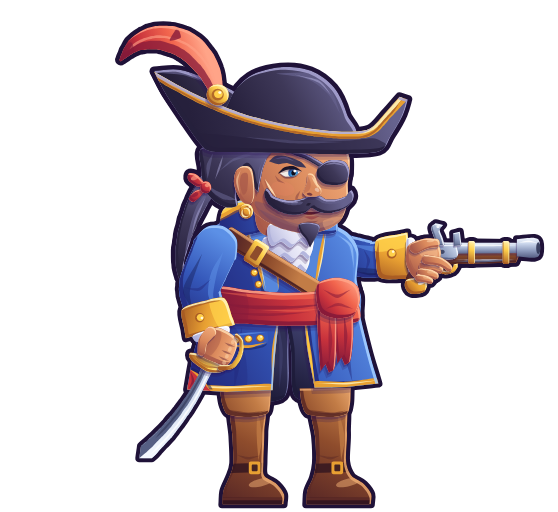

Write the Python code that produced this figure.
# Barzul (demons-3, eau, tireur, général du clan de l'eau) redessiné en VECTORIEL lisse, dans le style moderne de
# l'interface (même outil, même trait, même échelle que Kael : ../kael/kael.py, ../atelier.py).
#
#   python3 refonte-graphique/ui-moderne/heros/barzul/barzul.py      # → barzul.svg + images 512 et 160 px de haut
#
# Même personnage que le pixel art (refonte-graphique/pixel/hd/barzul.txt) : le capitaine pirate, sec, fanfaron et
# dangereux. Trois quarts vers la droite, campé sur la jambe proche bien verticale, la jambe lointaine posée un peu en
# avant. Long manteau bleu de capitaine qui s'évase en basques jusqu'aux genoux (ouvert sous l'écharpe : on voit la
# culotte sombre), liseré d'or au bas et le long des bords, coin de basque retourné sur la doublure rouge, rabat de
# poche à boutons d'or ; col montant à liseré d'or, jabot blanc en trois volants, revers bordés d'or, baudrier de cuir
# en une diagonale (épaule proche → hanche lointaine) à boucle d'or, écharpe rouge nouée sur la hanche lointaine (deux
# pans qui pendent), hautes bottes à revers (sangle et boucle d'or à la cheville).
# Bras lointain tendu vers l'ennemi à hauteur d'épaule, grand revers de manche d'or, dentelle au poignet, la main serre
# la crosse du long pistolet à silex (pouce par-dessus, index dans le pontet) ; bras proche qui pend, le poing fermé
# sur la poignée du sabre d'abordage (coquille et branche de garde d'or devant les phalanges), lame courbe pointée vers
# le bas et vers l'arrière.
# Tête : visage buriné, mâchoire carrée et ombre de barbe, gros nez busqué qui dépasse du profil, œil proche bleu de mer
# sous un sourcil épais froncé, bandeau de cuir noir sur l'œil lointain (l'arête du nez passe devant son coin bas, la
# lanière traverse le front en biais jusque sous le chapeau), grosse moustache noire en guidon aux pointes relevées,
# rictus qui montre les dents, barbiche, balafre claire sur la joue, anneau d'or à l'oreille, cheveux noirs noués en
# queue de cheval par un ruban rouge. Tricorne noir à galon d'or (coin arrière relevé, pointe de devant au-dessus du
# nez), cocarde d'or et grande plume rouge qui part en arrière.
# Coordonnées = pixels du dessin pixel art (le sol est y = 116, les pieds en (64, 116)), pour se poser au même endroit
# dans le jeu. Une seule lumière, en haut à droite ; un seul contour (atelier.py).
import math
import os
import subprocess
import sys

HERE = os.path.dirname(os.path.abspath(__file__))
sys.path.insert(0, HERE)
sys.path.insert(0, os.path.join(HERE, '..'))
from atelier import Mat, sm, limb, ribbon, xf, ellipse, rpoly, mchain, mT, mR, mS, mskx, mapp  # noqa: E402
from lib import Shape  # noqa: E402
from visage import placer  # noqa: E402
from outils import (rot, unit, add, sub, lerp, norm, ang_of, ik, arm_shape, crpath, taper, curve_band, under,  # noqa: E402
                    almond_pt, inter, FigN)

ROOT = os.path.abspath(os.path.join(HERE, '..', '..', '..', '..'))
ID_JEU = 'demons-3'

# ---------- matières (tons du pixel art, passés à la gamme de l'interface : lumières chaudes, ombres violettes) ----------
COAT = Mat('#a2ccff', '#5c90e6', '#3558ba', '#232c80', '#151a4e', glint='#e8f4ff')
GOLD = Mat('#fff6c0', '#ffd04a', '#e8a032', '#a65a24', '#5c2418', glint='#fffbe8')
BLACK = Mat('#aaa6d6', '#66628e', '#3e3858', '#26203c', '#151024', glint='#e4e2f6')
SKIN = Mat('#ffdcb2', '#f4ae7c', '#da895c', '#a85a4a', '#6a2e3c')
RED = Mat('#ffa488', '#f2664e', '#c8323c', '#861a3a', '#4c0c28')
LEATHER = Mat('#eaa870', '#c27c46', '#8e4c2c', '#5c2a26', '#341620')
SHIRT = Mat('#ffffff', '#f8f8ff', '#e2e2f4', '#aeb0da', '#6e6ea2')
STEEL = Mat('#f4f8ff', '#cad6ec', '#8e9cbe', '#565f84', '#2e3454', glint='#ffffff')
WOOD = Mat('#dc9462', '#aa663e', '#7e4428', '#522624', '#331620')
BREECH = Mat('#7a7aae', '#4a4c7e', '#303056', '#1e1c3a', '#120f24')
LIPS = ('#5a1626', '#8e3440')
STUBBLE = '#4c3e78'

GRD = 116          # le sol
FEET = (64, 116)   # le point « pieds » du pixel art (sol: 64 116)
# la boîte de l'image (x0, y0, largeur, hauteur) en pixels du dessin
FRAME = (-4, -4, 133, 122)
H0 = (64.5, 49.5)  # le pivot de la tête (agrandie ×1,1 : proportions stylisées, comme Kael)
# la boîte de la face (ovale du visage sans cheveux ni oreille, le haut sous le chapeau) : visage.placer() y donne les
# places de l'œil, du bandeau (l'œil du fond), du nez, de la bouche et du menton (méthode commune, avis du 26/11)
FACE_BOX = (55.0, 25.2, 78.0, 51.4)
FACE = placer(FACE_BOX)
TIE = (46.8, 41.4)  # le nœud de la queue de cheval, à l'arrière du crâne

# ---------- le squelette (animation) ----------
# Une pose = ces réglages ; REST est la pose du dessin. Tout est en pixels du dessin et en degrés (y vers le bas).
#   breath : souffle 0..1 (buste et épaules montent, la tête suit) ; lean : il tangue (+ vers l'avant, comme sur le pont
#   d'un navire : le haut du corps glisse, les bottes restent à plat) ; head / tilt : la tête ; pl : la plume se
#   balance ; q : la queue de cheval ; cl : les basques et les pans de l'écharpe ; bl : la lame qui pend ;
#   blink : œil fermé ; sq : il plisse l'œil (il vise) ; cri : bouche ouverte (« Feu ! », il rit) ;
#   aim : le bras tendu tourne autour de l'épaule (− = il monte) ; back : la main recule (recul) ; ptilt : le
#   pistolet tourne dans la main (− = le canon monte) ; spin : le pistolet tourne autour de l'index (degrés) ;
#   fired : le chien est abattu (0..1) ; open : la main lâche la crosse (seul l'index la tient) ;
#   nw : le poignet proche (point dans le repère du haut du corps) ; sang : où pointe la lame ; nbend : le coude ;
#   sg : de quel côté la lame se courbe (+1 au repos ; −1 sabre levé : le dos vers l'arrière, le fil vers l'ennemi) ;
#   glint : un éclat court le long de la lame (0..1).
SF0 = (76.0, 56.2)         # l'épaule lointaine
WF0 = (92.8, 57.2)         # le poignet lointain
G0 = (97.4, 58.0)          # la main sur la crosse (le pistolet tourne dans la main autour de ce point)
PV = (102.2, 59.8)         # l'index dans le pontet (le pistolet tourne autour quand il le fait tourner)
S0 = (47.4, 55.0)          # l'épaule proche
LU, LF = 10.4, 10.2        # bras proche : bras, avant-bras (jusqu'au poignet)
NW0 = (46.0, 74.4)         # le poignet proche, au repos
SANG0 = 113.0              # la lame part vers le bas, un peu en arrière
FIST_D = 5.0               # du poignet au milieu du poing (le long de l'avant-bras)

REST = dict(breath=0.0, lean=0.0, head=(0.0, 0.0), tilt=0.0, pl=0.0, q=0.0, cl=0.0, bl=0.0, blink=0.0, sq=0.0,
            cri=0.0, aim=0.0, back=0.0, ptilt=0.0, spin=0.0, fired=0.0, open=0.0, nw=NW0, sang=SANG0, nbend=1.0,
            glint=0.0, sg=1)


def P_(o, u, v):
    """Un repère local (origine o, axe u, axe v) → une fonction (x, y) → point du dessin."""
    return lambda x, y: (o[0] + u[0] * x + v[0] * y, o[1] + u[1] * x + v[1] * y)


# ======================================================================== le dessin

def build(ow=0.95, pose=None, fx=None, frame=FRAME):
    P = dict(REST, **(pose or {}))
    fig = FigN(*frame, ow=ow)
    br = P['breath']
    ln = P['lean']
    U = mchain(mT(0.9 * ln, 0), mR(0.5 * ln, 64, 92))                       # le haut du corps (depuis les hanches)
    UC = mchain(U, mT(0, -0.55 * br))                                       # ce qui monte avec le souffle
    TOR = mchain(U, mS(1, 1 + 0.012 * br, 64, 72))
    HEAD = mchain(UC, mT(*P['head']), mR(P['tilt'], 64, 46), mS(1.1, 1.1, *H0))
    LEG = mskx(-0.0375 * ln, GRD)                                           # les bottes suivent le tangage
    SK = mchain(U, mskx(0.055 * P['cl'], 66))                               # les basques se balancent

    # ---- la queue de cheval (derrière tout) ----
    pony = ponytail(fig, P)
    fig.pose(pony, mchain(HEAD, mR(4.0 * P['q'], *TIE)))

    # ---- le bras lointain tendu, le pistolet, la main ----
    HM = mchain(UC, mT(-P['back'], 0.0), mR(P['aim'], *SF0))
    HM2 = mchain(HM, mR(P['ptilt'], *G0))
    PM = mchain(HM2, mR(P['spin'], *PV))
    SF = mapp(UC, SF0)
    WF = mapp(HM2, WF0)
    far_names = far_arm(fig, P, SF, WF)
    pist = pistol(fig, P)
    fig.pose(pist, PM)
    hnd = far_hand(fig, P, pist)
    fig.pose(hnd, HM2)

    # ---- les jambes : culotte (dans l'ouverture du manteau), bottes à revers ----
    legs = boots(fig, P)
    fig.pose(legs, LEG)

    # ---- les basques du manteau, puis le buste ----
    skirt(fig, P, legs)
    fig.pose(['skirt'], SK)
    torso(fig, P)
    fig.pose(['torso'], TOR)
    up = chest(fig, P)
    fig.pose(up, UC)
    sash_n = sash(fig, P)
    fig.pose(sash_n, U)
    for nm, piv in (('tailB', (77.6, 69.6)), ('tailA', (74.0, 69.8))):
        fig.pose([nm], mchain(U, mR(-3.0 * P['cl'], *piv)))

    # ---- la tête ----
    head_names = head(fig, P)
    fig.pose(head_names, HEAD)
    _reorder(fig, ['nose'], before='goatee')                                # le bout du nez passe devant la moustache
    plume_names = plume(fig, P)
    fig.pose(plume_names, mchain(HEAD, mR(3.5 * P['pl'], 49.4, 21.6)))
    hat_names = hat(fig, P)
    fig.pose(hat_names, HEAD)
    # (la plume passe derrière le chapeau : on la remet à sa place dans la pile, juste avant lui)
    _reorder(fig, plume_names, before=hat_names[1])

    # ---- le bras proche (devant tout : quand il lève le sabre, la lame passe devant le chapeau) ----
    S = mapp(UC, S0)
    W = mapp(U, P['nw'])
    E = ik(S, W, LU, LF, P['nbend'])
    near = near_arm(fig, P, S, E, W)

    fig.ctx = dict(P=P, U=U, UC=UC, HEAD=HEAD, HM2=HM2, PM=PM,
                   muzzle=mapp(PM, (124.4, 55.0)), muzzle_dir=_dir(PM, (1, 0)), pan=mapp(PM, (104.6, 53.2)),
                   pivot=mapp(PM, PV), head=mapp(HEAD, (66, 38)), mouth=mapp(HEAD, (72.6, 47.4)),
                   chest=mapp(TOR, (64, 60)), hand=W, tip=near['tip'], fist=near['G'], sang=near['ang'])
    if fx:
        for f_ in fx:
            f_(fig, fig.ctx)
    return fig


def _dir(M, v):
    a, b, c, d = M[:4]
    x, y = a * v[0] + c * v[1], b * v[0] + d * v[1]
    L = math.hypot(x, y) or 1
    return (x / L, y / L)


def _reorder(fig, names, before):
    moved = [p for p in fig.parts if p.name in names]
    rest = [p for p in fig.parts if p.name not in names]
    i = next(k for k, p in enumerate(rest) if p.name == before)
    fig.parts = rest[:i] + moved + rest[i:]


def xf_pt(o, a, p):
    r = rot(p, a)
    return (o[0] + r[0], o[1] + r[1])


# ---------------------------------------------------------------- la queue de cheval
def ponytail(fig, P):
    """La queue de cheval : elle part du nœud, à l'ARRIÈRE du crâne, et tombe derrière la nuque et l'épaule (derrière
    toute la figure)."""
    c = crpath([(47.8, 40.4), (45.6, 43.6), (43.6, 48.0), (42.0, 52.8), (41.2, 57.2), (41.4, 60.8)], 16)
    sh = taper(c, 4.6, 1.1, wmid=4.2)
    det = [(ribbon([(46.6, 42.0), (44.4, 46.0), (42.8, 50.6), (41.8, 55.4), (41.6, 59.0)], [0.2, 1.0, 0.9, 0.6, 0.1]).move(0.9, -0.2), BLACK.light, 0.7),
           (ribbon([(45.8, 43.6), (43.8, 48.0), (42.6, 52.4)], [0.1, 0.5, 0.1]).move(1.1, -0.3), BLACK.hi, 0.5)]
    fig.part('pony', sh, BLACK, grad=(48, 41, 41, 60, [(0, BLACK.light), (0.4, BLACK.base), (1, BLACK.shadow)]),
             cel=0.9, rim=0.4, cast=0, details=det)
    return ['pony']


# ---------------------------------------------------------------- le bras lointain (tendu vers l'ennemi)
def far_arm(fig, P, SF, WF):
    EF = ik(SF, WF, 8.6, 8.4, 1)
    arm = arm_shape(SF, EF, WF, (9.6, 8.8, 8.2))
    fa = ang_of(sub(WF, EF))
    Lf = math.dist(EF, WF)
    F = lambda x, y: xf_pt(EF, fa, (x, y))
    # la manche : le dessus éclairé, le dessous dans l'ombre, un pli doux au coude
    det = [(ribbon([lerp(SF, EF, 0.3), EF, F(Lf * 0.5, 0)], [0.2, 1.2, 0.2]).move(0.4, -2.6), COAT.light, 0.6),
           (ribbon([lerp(SF, EF, 0.2), EF, F(Lf * 0.6, 0)], [0.2, 1.6, 0.2]).move(-0.3, 2.9), COAT.deep, 0.45),
           (ribbon([F(-1.6, -2.8), F(-0.6, 0.2), F(-1.8, 3.4)], [0.1, 0.7, 0.1]), COAT.shadow, 0.5)]
    fig.part('farm', arm, COAT, grad=(WF[0], WF[1] - 5, SF[0], SF[1] + 5, [(0, COAT.light), (0.45, COAT.base), (1, COAT.shadow)]),
             cel=1.1, rim=0.6, cast=0, details=det)
    # le grand revers de manche d'or, évasé vers la main
    cuff = sm([F(Lf - 6.6, -4.7), F(Lf - 1.2, -5.5), F(Lf + 0.8, -5.8), F(Lf + 1.0, 5.4), F(Lf - 1.2, 5.2), F(Lf - 6.6, 4.5),
               F(Lf - 7.2, 0)], sharp=(2, 3), t=0.85)
    cdet = [(sm([F(Lf - 6.6, -4.7), F(Lf + 0.8, -5.8), F(Lf + 0.8, -2.6), F(Lf - 6.8, -1.8)]), GOLD.light, 0.8),
            (ribbon([F(Lf - 6.2, -4.2), F(Lf - 6.9, 0), F(Lf - 6.2, 4.2)], [0.2, 0.9, 0.2]), GOLD.shadow, 0.7),
            (ellipse(*F(Lf - 3.4, -1.0), 1.15, 1.15), GOLD.shadow, 0.9),
            (ellipse(*F(Lf - 3.3, -1.15), 0.85, 0.85), GOLD.light, 1),
            (ellipse(*F(Lf - 3.0, -1.5), 0.32, 0.32), GOLD.glint, 0.95)]
    fig.part('fcuff', cuff, GOLD, grad=(*F(Lf, -6), *F(Lf - 6, 6), [(0, GOLD.light), (0.5, GOLD.base), (1, GOLD.shadow)]),
             cel=0.9, rim=0.6, cast=1.0, cast_on=['farm'], details=cdet)
    # la dentelle au poignet (elle dépasse du revers, sous la main)
    lace = sm([F(Lf + 0.4, -3.8), F(Lf + 2.2, -4.2), F(Lf + 2.8, -2.0), F(Lf + 2.3, 0.2), F(Lf + 2.9, 2.4), F(Lf + 2.0, 4.0),
               F(Lf + 0.4, 3.8)], t=0.9)
    fig.part('flace', lace, SHIRT, cel=0.6, rim=0.4, cast=0.7, cast_on=['fcuff'],
             details=[(ribbon([F(Lf + 1.0, -3.0), F(Lf + 1.4, 0), F(Lf + 1.0, 3.0)], [0.1, 0.5, 0.1]), SHIRT.shadow, 0.6)])
    return ['farm', 'fcuff', 'flace']


# ---------------------------------------------------------------- le pistolet à silex (pose de repos, repère du dessin)
def pistol(fig, P):
    names = []

    def part(name, *a, **k):
        names.append(name)
        return fig.part(name, *a, **k)
    fired = P['fired']
    # la crosse (bois), qui descend vers l'arrière jusqu'à la calotte d'or
    grip = sm([(98.4, 55.0), (101.6, 55.8), (101.4, 58.8), (99.4, 61.2), (97.8, 63.2), (93.6, 64.0), (92.8, 62.0), (95.2, 59.0),
               (97.0, 56.4)], t=0.9)
    part('pgrip', grip, WOOD, grad=(101, 55, 93, 64, [(0, WOOD.light), (0.5, WOOD.base), (1, WOOD.shadow)]), cel=0.7, rim=0.5, cast=0)
    cap = sm([(93.0, 62.6), (96.6, 62.2), (97.8, 63.6), (97.0, 65.6), (94.0, 66.0), (92.6, 64.6)], t=0.9)
    part('pcap', cap, GOLD, cel=0.6, rim=0.5, cast=0.6, cast_on=['pgrip'],
         details=[(ellipse(96.4, 63.4, 0.8, 0.45, -20), GOLD.glint, 0.9)])
    # le fût de bois sous le canon, la baguette dessous
    stock = sm([(100.4, 55.8), (118.6, 56.0), (119.6, 57.0), (119.0, 58.6), (101.4, 59.0)], sharp=(0, 3, 4), t=0.8)
    part('pstock', stock, WOOD, grad=(110, 55.8, 110, 59, [(0, WOOD.light), (0.45, WOOD.base), (1, WOOD.shadow)]), cel=0.5, rim=0.4, cast=0.5,
         details=[(ribbon([(103.6, 58.2), (111, 58.25), (118.6, 58.0)], [0.2, 0.55, 0.3]), STEEL.shadow, 0.9),
                  (ribbon([(103.6, 57.9), (111, 57.95), (118.6, 57.7)], [0.1, 0.22, 0.1]), STEEL.light, 0.8)])
    # le canon d'acier, sa bouche renflée
    barrel = sm([(99.4, 53.7), (119.8, 53.9), (119.8, 56.3), (99.4, 56.5)], sharp=(0, 1, 2, 3), t=0.4)
    gb = (110, 53.6, 110, 56.6, [(0, STEEL.hi), (0.3, STEEL.light), (0.65, STEEL.base), (1, STEEL.shadow)])
    part('pbarrel', barrel, STEEL, grad=gb, cel=0, rim=0, cast=0.5,
         details=[(ribbon([(100, 54.5), (110, 54.45), (119.6, 54.5)], [0.1, 0.45, 0.1]), '#ffffff', 0.7)])
    muzzle = sm([(119.2, 53.0), (123.4, 52.7), (124.6, 53.6), (124.6, 56.6), (123.4, 57.4), (119.2, 57.1)], sharp=(0, 5), t=0.9)
    part('pmuzzle', muzzle, STEEL, grad=(121, 52.6, 121, 57.4, [(0, STEEL.hi), (0.3, STEEL.light), (0.65, STEEL.base), (1, STEEL.shadow)]),
         cel=0, rim=0, cast=0.5, cast_on=['pbarrel', 'pstock'],
         details=[(ribbon([(119.6, 53.8), (122, 53.5), (124.2, 53.9)], [0.1, 0.45, 0.1]), '#ffffff', 0.8),
                  (ellipse(124.3, 55.1, 0.55, 1.4), STEEL.deep, 0.9)])
    # deux bagues d'or (elles font le tour du canon et du fût)
    for i, x in enumerate((108.4, 116.6)):
        band = rpoly([(x - 0.8, 53.4), (x + 0.8, 53.4), (x + 0.8, 58.9), (x - 0.8, 58.9)], 0.4)
        part('pband%d' % i, band, GOLD, grad=(x + 1, 53.4, x - 1, 58.9, [(0, GOLD.hi), (0.4, GOLD.light), (1, GOLD.shadow)]),
             cel=0.3, rim=0.3, cast=0.4, cast_on=['pbarrel', 'pstock'])
    # la platine, la batterie (ouverte d'un rien quand le coup part), le chien (armé, ou abattu)
    plate = sm([(98.6, 54.3), (104.8, 54.2), (105.2, 56.6), (103.8, 57.8), (98.6, 57.6)], sharp=(0, 1, 4), t=0.8)
    part('pplate', plate, STEEL, grad=(104, 54, 99, 58, [(0, STEEL.light), (0.5, STEEL.base), (1, STEEL.shadow)]), cel=0.4, rim=0.4, cast=0.5,
         details=[(ellipse(101.4, 56.0, 0.55, 0.55), STEEL.deep, 0.8)])
    fz = sm([(104.0, 51.6), (105.6, 51.2), (106.0, 54.4), (104.2, 54.6)], sharp=(0, 1, 2, 3), t=0.5)
    fz = fz.rot(14 * fired, 105.0, 54.4)
    part('pfriz', fz, STEEL, cel=0.3, rim=0.3, cast=0.4, cast_on=['pplate', 'pbarrel'])
    hammer = sm([(100.0, 54.6), (102.0, 54.4), (101.4, 52.4), (100.8, 50.8), (101.6, 49.6), (99.8, 49.2), (98.8, 50.2),
                 (99.4, 52.4)], sharp=(0, 1, 4, 5), t=0.85)
    hammer = hammer.rot(62 * fired, 101.0, 54.2)
    part('phammer', hammer, STEEL, cel=0.35, rim=0.35, cast=0.5, cast_on=['pplate', 'pbarrel'],
         details=[(ellipse(100.4, 50.0, 0.4, 0.3), STEEL.glint, 0.8)])
    # le pontet d'or (sous la platine), la détente
    outer = [(PV[0] + 2.9 * math.cos(math.radians(a)), PV[1] - 0.6 + 2.2 * math.sin(math.radians(a))) for a in range(-10, 191, 20)]
    inner = [(PV[0] + 1.9 * math.cos(math.radians(a)), PV[1] - 0.6 + 1.3 * math.sin(math.radians(a))) for a in range(190, -11, -20)]
    guard = sm(outer + inner, sharp=(0, len(outer) - 1, len(outer), len(outer) + len(inner) - 1), t=0.7)
    part('pguard', guard, GOLD, cel=0.3, rim=0.3, cast=0.4, cast_on=['pgrip', 'pstock'])
    return names


# ---------------------------------------------------------------- la main lointaine (sur la crosse)
def far_hand(fig, P, pist):
    names = []
    op = P['open']

    def part(name, *a, **k):
        names.append(name)
        return fig.part(name, *a, **k)
    bg = pist + ['fcuff', 'flace', 'farm']
    # le gras de la main et le dos des doigts (pouce par-dessus la crosse, doigts repliés devant)
    body = sm([(93.4, 54.4), (96.6, 53.0), (99.8, 53.4), (101.0, 55.6), (100.8, 58.0), (99.4, 60.8), (97.2, 62.4),
               (94.6, 62.0), (93.0, 59.4), (92.8, 56.6)], t=0.92)
    det = [(sm([(95.4, 54.0), (98.8, 53.6), (100.2, 55.6), (99.8, 57.4), (96.6, 57.2)]), SKIN.hi, 0.3),
           (ribbon([(93.6, 57.4), (94.4, 60.4), (96.6, 61.8)], [0.1, 0.9, 0.1]), SKIN.shadow, 0.5)]
    part('fhand', body, SKIN, grad=(100, 53, 93.4, 61, [(0, SKIN.light), (0.5, SKIN.base), (1, SKIN.shadow)]),
         cel=0.8, rim=0.5, cast=0.8, cast_on=bg, details=det)
    # les doigts repliés devant la crosse : trois rouleaux inégaux, l'index tendu dans le pontet
    rolls = [((97.0, 59.3), (99.4, 59.6), (100.7, 60.2), 2.25), ((96.4, 60.9), (98.6, 61.2), (99.7, 61.7), 2.05),
             ((95.8, 62.2), (97.6, 62.5), (98.5, 62.9), 1.75)]
    for i, (a, b, c, w) in enumerate(rolls):
        if op > 0:
            # la main lâche la crosse : les doigts se replient dans la paume
            a, b, c = lerp(a, (a[0] - 0.4, a[1] - 0.9), op), lerp(b, (b[0] - 1.6, b[1] - 1.2), op), lerp(c, (c[0] - 3.0, c[1] - 1.4), op)
        part('ffg%d' % i, limb([a, b, c], [w, w * 0.96, w * 0.86]), SKIN, cel=0.45, rim=0.35, cast=0.5,
             cast_on=['fhand'] + ['ffg%d' % j for j in range(i)] + bg,
             details=[(ellipse(b[0] + 0.3, b[1] - w * 0.18, w * 0.6, w * 0.16), SKIN.hi, 0.35)])
    idx = limb([(97.6, 57.8), (100.4, 58.2), (102.0, 59.0), (103.0, 59.8)], [2.2, 2.1, 1.9, 1.7])
    part('findex', idx, SKIN, cel=0.45, rim=0.35, cast=0.6, cast_on=['fhand'] + bg)
    thumb = limb([(95.0, 55.0), (97.6, 54.0), (99.8, 53.9)], [2.7, 2.4, 2.1])
    part('fthumb', thumb, SKIN, cel=0.5, rim=0.4, cast=0.6, cast_on=['fhand'] + bg,
         details=[(ellipse(98.6, 53.4, 0.9, 0.35, -4), SKIN.hi, 0.5)])
    return names


# ---------------------------------------------------------------- les jambes : culotte et bottes
def boots(fig, P):
    names = []
    # la culotte sombre (on ne la voit que dans l'ouverture du manteau) : deux cuisses, l'ombre entre les deux
    for name, pts, mat in (('thighN', [(55.0, 67.0), (63.8, 67.6), (64.8, 80.0), (63.8, 90.6), (54.6, 90.6), (54.2, 80.0)], BREECH),
                           ('thighF', [(64.2, 67.6), (72.8, 67.2), (73.8, 80.0), (75.0, 90.4), (66.4, 90.6), (65.4, 80.0)], BREECH)):
        far = name == 'thighF'
        det = [(ribbon([(70.0, 72), (71.6, 80), (72.4, 89)], [0.3, 1.4, 0.4]), mat.light, 0.55)] if far else \
              [(ribbon([(62.2, 72), (63.0, 80), (62.6, 89)], [0.2, 0.9, 0.2]), mat.light, 0.4)]
        fig.part(name, sm(pts, t=0.9), mat, grad=(74 if far else 64, 70, 55 if not far else 64, 88,
                                                    [(0, mat.light if far else mat.base), (0.6, mat.base), (1, mat.shadow)]),
                 cel=1.0, rim=0.5, cast=0.9, cast_on=['thighN'], details=det)
        names.append(name)
    # les bottes : la tige et le pied d'un seul tenant ; la sangle et la boucle d'or à la cheville ; le revers par-dessus
    for name, dx, sole in (('bootN', 0.0, (49.0, 63.6)), ('bootF', 19.0, (69.0, 84.4))):
        x0, x1 = sole
        shaft_l, shaft_r = 51.2 + dx, 59.0 + dx
        lean_ = 0.7 if dx else 0.0
        pts = [(shaft_l, 91.4), (shaft_l + 0.2 + lean_, 100.0), (shaft_l + 0.4 + lean_, 106.4), (x0 + 1.6, 109.8), (x0 + 0.2, 113.2),
               (x0, 116.2), (x1, 116.2), (x1 + 0.1, 113.8), (x1 - 1.6, 111.4), (x1 - 4.6, 109.4), (shaft_r + lean_ - 0.2, 106.0),
               (shaft_r + lean_, 99.0), (shaft_r, 91.4)]
        sh = sm(pts, sharp=(5, 6), t=0.9)
        cx = (shaft_l + shaft_r) / 2 + lean_
        det = [(sm([(x0 - 1, 114.6), (x1 + 1, 114.6), (x1 + 1, 117), (x0 - 1, 117)], sharp=(0, 1, 2, 3), t=0.2), LEATHER.deep, 1),
               (sm([(x0 - 1, 114.6), (x1 + 1, 114.6), (x1 + 1, 115.2), (x0 - 1, 115.2)], sharp=(0, 1, 2, 3), t=0.2), LEATHER.shadow, 1),
               # le reflet le long de la tige (la lumière à droite), le cou-de-pied éclairé
               (ribbon([(shaft_r - 1.6, 93.0), (shaft_r - 1.2 + lean_, 100.0), (shaft_r - 1.4 + lean_, 105.8)], [0.2, 1.3, 0.3]), LEATHER.light, 0.75),
               (ellipse(x1 - 5.4, 111.0, 3.0, 0.9, -14), LEATHER.hi, 0.55),
               # le pli de la cheville
               (ribbon([(shaft_l + 1.2, 104.4), (cx, 105.2), (shaft_r - 1.0, 104.6)], [0.1, 0.6, 0.1]), LEATHER.shadow, 0.5),
               # la sangle (elle fait le tour de la cheville) et sa boucle d'or
               (sm([(shaft_l - 2, 106.6), (shaft_r + 3, 106.2), (shaft_r + 3, 108.4), (shaft_l - 2, 108.8)], sharp=(0, 1, 2, 3), t=0.3), LEATHER.deep, 0.85),
               (rpoly([(cx + 0.2, 106.0), (cx + 3.0, 106.0), (cx + 3.0, 109.0), (cx + 0.2, 109.0)], 0.5), GOLD.base, 1),
               (rpoly([(cx + 0.9, 106.7), (cx + 2.3, 106.7), (cx + 2.3, 108.3), (cx + 0.9, 108.3)], 0.3), LEATHER.deep, 0.9),
               (ribbon([(cx + 0.5, 106.3), (cx + 2.8, 106.3)], [0.2, 0.2]), GOLD.hi, 0.9)]
        fig.part(name, sh, LEATHER, grad=(shaft_r + 2, 92, x0, 114, [(0, LEATHER.light), (0.45, LEATHER.base), (1, LEATHER.shadow)]),
                 cel=1.1, rim=0.6, cast=0.9, cast_on=['thighN', 'thighF', 'bootN'], details=det)
        names.append(name)
        # le revers de la botte : un large bord retourné, plus clair
        rv = sm([(shaft_l - 2.8, 88.6), (shaft_r + 1.6, 88.4), (shaft_r + 1.4, 92.4), (shaft_r + 0.6, 94.6), (cx, 95.4),
                 (shaft_l - 0.8, 94.8), (shaft_l - 2.2, 92.4)], sharp=(0, 1), t=0.9)
        fig.part(name + 'r', rv, LEATHER, grad=(shaft_r + 2, 88, shaft_l - 2, 95, [(0, LEATHER.hi), (0.4, LEATHER.light), (1, LEATHER.base)]),
                 cel=0.9, rim=0.5, cast=1.0, cast_on=[name, 'thighN', 'thighF'],
                 details=[(ribbon([(shaft_l - 1.4, 93.6), (cx, 94.6), (shaft_r + 0.4, 93.8)], [0.2, 0.7, 0.2]), LEATHER.shadow, 0.55)])
        names.append(name + 'r')
    return names


# ---------------------------------------------------------------- les basques du manteau
SKIRT_PTS = [(47.4, 64.6), (64.0, 65.6), (80.6, 64.6), (82.0, 72.0), (84.0, 80.0), (86.2, 87.4), (78.6, 88.2), (71.0, 88.4),
             (69.4, 80.0), (68.6, 73.0), (62.4, 73.0), (61.6, 80.0), (61.0, 89.0), (50.0, 89.4), (40.6, 88.8), (42.2, 80.0),
             (44.8, 72.0)]


def skirt(fig, P, legs):
    sh = sm(SKIRT_PTS, sharp=(5, 6, 7, 9, 10, 12, 13, 14), t=0.88)
    det = []
    # la basque proche (dans l'ombre, vers la gauche) et la lointaine (éclairée) ; plis doux
    det += [(sm([(40, 74), (52, 74), (54, 90), (39, 90)]), COAT.shadow, 0.35),
            (ribbon([(53.6, 74.0), (52.8, 81.0), (51.8, 88.8)], [0.2, 1.5, 0.4]), COAT.shadow, 0.6),
            (ribbon([(47.0, 76.0), (45.6, 82.0), (44.6, 88.4)], [0.2, 1.1, 0.3]), COAT.deep, 0.45),
            (ribbon([(77.4, 73.6), (78.6, 80.0), (80.0, 87.0)], [0.2, 1.3, 0.3]), COAT.shadow, 0.5),
            (ribbon([(81.6, 70.0), (83.4, 78.0), (85.2, 86.0)], [0.2, 1.0, 0.3]), COAT.hi, 0.55)]
    # le liseré d'or : le long des bords de l'ouverture, puis tout le bas
    det += [(ribbon([(62.2, 72.0), (61.6, 80.0), (61.0, 89.4)], [1.6, 1.7, 1.7]), GOLD.base, 1),
            (ribbon([(62.5, 72.0), (61.9, 80.0), (61.3, 89.4)], [0.5, 0.6, 0.6]), GOLD.hi, 0.85),
            (ribbon([(68.6, 72.0), (69.4, 80.0), (71.0, 88.8)], [1.6, 1.7, 1.7]), GOLD.base, 1),
            (ribbon([(68.95, 72.0), (69.75, 80.0), (71.35, 88.8)], [0.5, 0.6, 0.6]), GOLD.light, 0.85),
            (sm([(38, 87.4), (50, 88.0), (61.4, 87.6), (62, 91), (38, 91)]), GOLD.base, 1),
            (ribbon([(39, 87.8), (50, 88.35), (61, 87.95)], [0.2, 0.5, 0.2]), GOLD.hi, 0.8),
            (sm([(70.4, 87.0), (78.6, 87.0), (87, 86.2), (87, 90), (70, 90)]), GOLD.base, 1),
            (ribbon([(71, 87.35), (78.6, 87.4), (86.4, 86.6)], [0.2, 0.5, 0.2]), GOLD.hi, 0.8)]
    # le rabat de poche à boutons d'or (basque proche)
    flap = sm([(50.2, 75.6), (59.8, 75.0), (59.6, 77.8), (55.2, 78.8), (50.6, 78.4)], sharp=(0, 1), t=0.9)
    det += [(flap.move(-0.3, 0.6), COAT.deep, 0.45), (flap, COAT.base, 1),
            (ribbon([(50.4, 78.2), (55.2, 78.6), (59.6, 77.6)], [0.2, 0.7, 0.2]), GOLD.base, 1),
            (ribbon([(50.6, 75.9), (55, 75.5), (59.4, 75.2)], [0.1, 0.45, 0.1]), COAT.light, 0.8)]
    for bx in (52.4, 55.2, 58.0):
        by = 77.0 - (bx - 52.4) * 0.07
        det += [(ellipse(bx, by, 0.95, 0.9), GOLD.shadow, 1), (ellipse(bx + 0.05, by - 0.1, 0.7, 0.66), GOLD.light, 1),
                (ellipse(bx + 0.25, by - 0.35, 0.25, 0.22), GOLD.glint, 0.9)]
    # le coin de basque retourné : la doublure rouge, bordée d'or
    corner = sm([(40.6, 88.9), (41.2, 84.0), (44.0, 85.6), (46.2, 89.2)], sharp=(0, 1, 3), t=0.8)
    det += [(corner.move(0.5, -0.4), COAT.deep, 0.5), (corner, RED.base, 1),
            (ribbon([(41.4, 84.4), (42.0, 86.8), (41.0, 88.8)], [0.2, 0.7, 0.2]), RED.shadow, 0.8),
            (ribbon([(41.2, 84.0), (43.8, 86.0), (46.2, 89.2)], [0.5, 0.7, 0.5]), GOLD.base, 1)]
    fig.part('skirt', sh, COAT, grad=(84, 66, 44, 88, [(0, COAT.light), (0.5, COAT.base), (1, COAT.shadow)]),
             cel=1.4, rim=0.7, cast=1.2, cast_on=legs, details=det)


# ---------------------------------------------------------------- le buste du manteau
def torso(fig, P):
    sh = sm([(44.0, 52.6), (49.6, 48.6), (56.4, 47.8), (62.0, 50.2), (68.0, 50.4), (73.6, 49.2), (78.8, 51.4), (81.4, 55.6),
             (81.0, 62.0), (80.8, 70.4), (64.0, 71.4), (47.0, 70.6), (45.2, 62.0), (43.2, 56.6)], t=0.9)
    det = [(sm([(42, 52), (52, 50), (55.6, 60), (56, 72), (42, 72)]), COAT.shadow, 0.35)]
    # les revers : le proche (bordé d'or), le lointain ; les boutons d'or sous le baudrier
    lap = sm([(55.2, 49.4), (59.8, 50.6), (61.6, 57.0), (62.4, 65.0), (59.0, 65.2), (57.4, 58.6), (54.2, 53.4)], t=0.9)
    det += [(lap.move(-0.5, 0.6), COAT.deep, 0.45), (lap, COAT.light, 0.9),
            (ribbon([(55.0, 49.8), (55.4, 53.6), (57.6, 58.8), (59.0, 65.2)], [0.6, 1.1, 1.1, 1.0]), GOLD.base, 1),
            (ribbon([(55.4, 50.0), (55.8, 53.6), (58.0, 58.8), (59.4, 65.2)], [0.2, 0.4, 0.4, 0.3]), GOLD.hi, 0.85),
            (ribbon([(60.4, 51.0), (61.8, 57.0), (62.4, 65.0)], [0.6, 1.0, 1.0]), GOLD.base, 1)]
    lapF = sm([(69.2, 50.8), (73.6, 50.0), (72.6, 57.0), (70.8, 65.0), (68.4, 65.2), (68.8, 57.4)], t=0.9)
    det += [(lapF.move(-0.5, 0.6), COAT.deep, 0.4), (lapF, COAT.light, 0.85),
            (ribbon([(73.4, 50.4), (72.4, 57.2), (70.8, 65.2)], [0.6, 1.0, 1.0]), GOLD.base, 1),
            (ribbon([(73.75, 50.5), (72.75, 57.3), (71.15, 65.2)], [0.2, 0.35, 0.3]), GOLD.hi, 0.85),
            (ribbon([(69.0, 51.0), (68.6, 57.4), (68.4, 65.2)], [0.5, 0.9, 0.9]), GOLD.base, 1)]
    for bx, by in ((56.6, 61.0), (57.6, 63.8)):
        det += [(ellipse(bx, by, 0.9, 0.9), GOLD.shadow, 1), (ellipse(bx + 0.05, by - 0.1, 0.68, 0.66), GOLD.light, 1),
                (ellipse(bx + 0.25, by - 0.3, 0.24, 0.22), GOLD.glint, 0.9)]
    # la lumière sur l'épaule et le flanc lointains
    det += [(ribbon([(74.0, 51.0), (79.0, 53.4), (80.6, 58.0), (80.4, 66.0)], [0.2, 1.4, 1.5, 0.2]), COAT.light, 0.55),
            (ribbon([(76.6, 52.0), (79.6, 54.6), (80.4, 60.0)], [0.1, 0.6, 0.1]), COAT.hi, 0.6)]
    fig.part('torso', sh, COAT, grad=(80, 50, 46, 68, [(0, COAT.light), (0.5, COAT.base), (1, COAT.shadow)]),
             cel=1.4, rim=0.7, cast=1.2, details=det)


# ---------------------------------------------------------------- le col, le cou, le jabot, le baudrier
def chest(fig, P):
    names = []

    def part(name, *a, **k):
        names.append(name)
        return fig.part(name, *a, **k)
    # le col montant (on en voit le dos, derrière le cou) ourlé d'or
    CI = [(49.0, 46.6), (53.4, 44.4), (59.2, 44.6), (65.0, 45.6), (70.6, 45.8), (75.2, 47.2)]
    CO = [(49.4, 49.4), (53.8, 47.4), (59.4, 47.6), (65.0, 48.6), (70.6, 48.8), (75.6, 50.0)]
    collar = sm([(48.4, 50.4), (49.2, 46.0), (53.4, 43.8), (59.2, 44.0), (65.0, 45.0), (70.6, 45.2), (75.4, 46.6), (76.4, 51.0),
                 (72.6, 51.8), (66.0, 50.8), (60.0, 51.0), (54.0, 52.2), (49.8, 52.0)], t=0.9)
    part('collar', collar, COAT, grad=(76, 45, 50, 52, [(0, COAT.light), (0.5, COAT.base), (1, COAT.shadow)]), cel=0.8, rim=0.5,
         cast=0.8, details=[(curve_band(CI, CO, -0.6, 0.45), GOLD.base, 1), (curve_band(CI, CO, -0.6, 0.12), GOLD.light, 0.95),
                            (curve_band(CI, CO, 0.45, 0.6), GOLD.shadow, 0.6)])
    # le cou (dans l'ombre de la mâchoire)
    neck = sm([(57.4, 42.0), (69.4, 43.0), (71.4, 47.0), (70.8, 51.4), (64.0, 52.8), (58.4, 51.6), (56.8, 47.6)], t=0.9)
    part('neck', neck, SKIN, grad=(71, 44, 58, 50, [(0, SKIN.base), (1, SKIN.shadow)]), cel=0.9, rim=0.4, cast=0.8, cast_on=['collar'],
         details=[(sm([(57, 42), (71, 43), (70.6, 47.4), (64, 48.6), (57.4, 47)]), SKIN.deep, 0.35)])
    # le jabot : trois volants blancs qui débordent sur les revers (du bas vers le haut)
    tiers = [
        ('jab3', [(60.2, 55.4), (68.8, 55.0), (69.8, 58.0), (68.6, 61.0), (66.9, 59.8), (65.2, 61.6), (63.4, 60.2), (61.6, 61.4), (60.0, 58.8)]),
        ('jab2', [(59.4, 52.4), (69.8, 52.0), (70.6, 55.0), (69.4, 57.8), (67.6, 56.6), (65.6, 58.4), (63.4, 57.0), (61.2, 58.0), (59.2, 55.6)]),
        ('jab1', [(60.4, 49.4), (65.6, 48.6), (70.0, 49.6), (70.8, 52.2), (69.4, 54.6), (67.4, 53.4), (65.2, 55.0), (63.0, 53.6), (60.8, 54.6), (59.8, 52.2)]),
    ]
    for name, pts in tiers:
        sh = sm(pts, t=0.88)
        xs = [p[0] for p in pts]
        ys = [p[1] for p in pts]
        cx = (min(xs) + max(xs)) / 2
        det = [(ribbon([(cx - 2.6, min(ys) + 1.6), (cx - 2.2, max(ys) - 1.2)], [0.2, 0.6]), SHIRT.shadow, 0.55),
               (ribbon([(cx + 1.4, min(ys) + 1.6), (cx + 1.6, max(ys) - 1.4)], [0.2, 0.5]), SHIRT.shadow, 0.45),
               (ribbon([(cx + 3.2, min(ys) + 1.2), (cx + 3.4, max(ys) - 2.0)], [0.2, 0.7]), '#ffffff', 0.9)]
        part(name, sh, SHIRT, grad=(max(xs), min(ys), min(xs), max(ys), [(0, SHIRT.hi), (0.5, SHIRT.base), (1, SHIRT.shadow)]),
             cel=0.8, rim=0.5, cast=0.9, details=det)
    # le baudrier de cuir : une diagonale propre (épaule proche → hanche lointaine), boucle d'or
    A, B = (49.8, 51.8), (74.4, 67.0)
    a = ang_of(sub(B, A))
    belt = xf(rpoly([(0, -2.2), (math.dist(A, B), -2.2), (math.dist(A, B), 2.2), (0, 2.2)], 0.6), A[0], A[1], a)
    bk = lambda x, y: xf_pt(A, a, (x, y))
    det = [(xf(ribbon([(1, -1.5), (14, -1.6), (28, -1.5)], [0.2, 0.6, 0.2]), A[0], A[1], a), LEATHER.hi, 0.6),
           (xf(ribbon([(1, 1.6), (14, 1.6), (28, 1.6)], [0.2, 0.6, 0.2]), A[0], A[1], a), LEATHER.deep, 0.55)]
    part('baldric', belt, LEATHER, grad=(*bk(20, -2), *bk(4, 2), [(0, LEATHER.light), (0.5, LEATHER.base), (1, LEATHER.shadow)]),
         cel=0.6, rim=0.45, cast=1.0, cast_on=['torso', 'collar', 'jab1', 'jab2', 'jab3'], details=det)
    buckle = xf(rpoly([(6.6, -3.0), (10.6, -3.0), (10.6, 3.0), (6.6, 3.0)], 0.7), A[0], A[1], a)
    part('buckle', buckle, GOLD, grad=(*bk(10.6, -3), *bk(6.6, 3), [(0, GOLD.hi), (0.35, GOLD.light), (1, GOLD.shadow)]),
         cel=0.5, rim=0.45, cast=0.7, cast_on=['baldric', 'torso', 'jab3'],
         details=[(xf(rpoly([(7.7, -1.7), (9.5, -1.7), (9.5, 1.7), (7.7, 1.7)], 0.35), A[0], A[1], a), LEATHER.base, 1),
                  (xf(ribbon([(8.6, -1.7), (8.6, 1.7)], [0.5, 0.5]), A[0], A[1], a), GOLD.light, 1)])
    return names


# ---------------------------------------------------------------- l'écharpe rouge (le nœud, les deux pans)
def sash(fig, P):
    names = []
    sh = sm([(46.6, 64.2), (56.0, 65.2), (64.0, 65.8), (72.0, 65.4), (80.8, 64.0), (81.5, 68.4), (81.2, 72.6), (72.0, 73.4),
             (64.0, 73.6), (56.0, 73.2), (47.0, 72.6), (46.2, 68.4)], t=0.9)
    det = [(ribbon([(47.4, 65.6), (60, 66.8), (72, 66.6), (80.6, 65.4)], [0.2, 1.1, 1.0, 0.2]), RED.light, 0.75),
           (ribbon([(47.8, 68.2), (56, 69.2), (66, 69.2), (76, 68.2)], [0.1, 0.9, 0.7, 0.1]), RED.shadow, 0.6),
           (ribbon([(50, 70.6), (60, 71.0), (70, 70.4)], [0.1, 0.7, 0.1]), RED.shadow, 0.5),
           (ribbon([(58, 69.9), (66, 70.1), (74, 69.5)], [0.1, 0.5, 0.1]), RED.light, 0.5),
           (sm([(44, 64), (54, 65), (54, 74), (44, 74)]), RED.shadow, 0.3)]
    fig.part('sash', sh, RED, grad=(80, 64, 50, 73, [(0, RED.light), (0.5, RED.base), (1, RED.shadow)]), cel=1.0, rim=0.6, cast=1.1,
             cast_on=['torso', 'skirt', 'baldric', 'thighN', 'thighF'], details=det)
    names.append('sash')
    # les deux pans qui pendent (le lointain derrière), au bout entaillé
    tB = sm([(76.0, 69.4), (79.6, 69.0), (80.2, 75.0), (79.6, 81.6), (78.2, 83.0), (77.4, 81.2), (76.4, 82.6), (75.8, 76.0)],
            sharp=(4, 5, 6), t=0.9)
    fig.part('tailB', tB, RED, grad=(80, 70, 76, 82, [(0, RED.light), (0.5, RED.base), (1, RED.shadow)]), cel=0.8, rim=0.5, cast=1.0,
             cast_on=['skirt', 'thighF'],
             details=[(ribbon([(78.0, 71.0), (78.4, 76.0), (78.2, 81.0)], [0.2, 0.8, 0.2]), RED.shadow, 0.6)])
    tA = sm([(72.0, 69.6), (75.8, 69.8), (76.2, 76.0), (75.8, 83.4), (74.4, 84.8), (73.6, 82.8), (72.4, 84.4), (71.8, 76.0)],
            sharp=(4, 5, 6), t=0.9)
    fig.part('tailA', tA, RED, grad=(76, 70, 72, 84, [(0, RED.light), (0.5, RED.base), (1, RED.shadow)]), cel=0.8, rim=0.55, cast=1.1,
             cast_on=['skirt', 'thighF', 'thighN', 'tailB'],
             details=[(ribbon([(74.4, 71.0), (74.8, 77.0), (74.4, 82.6)], [0.2, 0.9, 0.2]), RED.shadow, 0.55),
                      (ribbon([(75.4, 71.4), (75.6, 77.0)], [0.2, 0.5]), RED.hi, 0.6)])
    names += ['tailB', 'tailA']
    # le nœud, sur la hanche lointaine
    knot = sm([(72.0, 63.4), (76.4, 62.2), (80.6, 63.6), (81.8, 67.4), (80.2, 71.0), (76.0, 71.8), (72.4, 70.4), (71.4, 66.8)], t=0.9)
    fig.part('knot', knot, RED, grad=(81, 63, 72, 71, [(0, RED.hi), (0.35, RED.light), (0.7, RED.base), (1, RED.shadow)]),
             cel=0.8, rim=0.6, cast=1.1, cast_on=['sash', 'tailA', 'tailB', 'skirt', 'torso'],
             details=[(ribbon([(73.0, 65.0), (76.4, 66.6), (79.6, 65.0)], [0.2, 0.8, 0.2]), RED.shadow, 0.55),
                      (ribbon([(73.6, 69.6), (76.6, 68.6), (80.2, 69.6)], [0.2, 0.7, 0.2]), RED.shadow, 0.5)])
    names.append('knot')
    return names


# ---------------------------------------------------------------- la tête
def head(fig, P):
    """Les cheveux, le visage, l'oreille et son anneau, le ruban, le bandeau, le nez, la moustache, la barbiche.
    Les places des traits viennent de visage.placer(FACE_BOX) (méthode commune) : œil proche, bandeau sur l'œil du
    fond (même ligne), petit nez ENTRE les deux, bouche et barbiche centrées sous le nez, menton sur la médiane."""
    names = []

    def part(name, *a, **k):
        names.append(name)
        return fig.part(name, *a, **k)
    blink = P['blink'] > 0.5
    sq = P['sq']
    cri = P['cri']
    ex, ey, ew = FACE['oeil_proche']           # l'œil proche
    px_, py_, pw_ = FACE['oeil_fond']          # l'œil du fond, sous le bandeau
    nx, ny = FACE['nez']
    mx, my, mw = FACE['bouche']
    my += 0.7                                  # (la grosse moustache couvre la lèvre du haut)
    cx_, cy_ = FACE['menton']
    # ---- le visage buriné (joue proche ronde, côté lointain plus plat, menton sur la médiane) ----
    face = sm([(53.0, 32.8), (66.0, 32.4), (76.0, 32.6), (77.8, 34.6), (78.0, 37.4), (77.6, 40.4), (77.6, 43.4), (77.2, 46.0),
               (76.0, 48.6), (73.0, 50.6), (cx_, 51.5), (64.0, 50.6), (59.6, 48.6), (56.4, 45.8), (54.0, 41.8), (52.8, 37.2)], t=0.92)
    fd = []
    # les plans : la joue proche et la tempe dans l'ombre, le plan de face éclairé, la pommette
    fd += [(sm([(52.6, 34), (57.6, 35.4), (59.0, 40.6), (61.4, 45.4), (64.6, 49.0), (cx_, 50.6), (64, 51.6), (58, 49), (53.4, 43)]), SKIN.shadow, 0.55),
           (sm([(66.6, 33.0), (77.6, 33.2), (78.0, 36.0), (72.4, 35.4), (68.0, 35.8)]), SKIN.light, 0.45),
           (ellipse(ex - 1.6, ey + 3.4, 2.6, 1.5, 12), '#f08a6a', 0.22)]
    # l'ombre de barbe : la mâchoire carrée, le menton, autour de la bouche
    fd += [(sm([(57.4, 44.6), (61.0, 45.4), (65.4, 45.6), (70.0, 45.4), (77.6, 45.2), (77.0, 47.6), (73.6, 50.4), (cx_, 51.4),
                (63.6, 50.6), (59.4, 48.6)], t=0.9), STUBBLE, 0.26),
           (sm([(58.6, 46.4), (63.4, 48.4), (cx_, 49.6), (74.4, 48.6), (72.6, 50.6), (cx_, 51.4), (63.2, 50.4)], t=0.9), STUBBLE, 0.2)]
    # l'ombre sous le bord du chapeau
    fd += [(sm([(52, 32), (79, 32), (79, 34.4), (70, 34.0), (60, 34.6), (52, 34.4)]), SKIN.deep, 0.45)]
    # la balafre claire sur la joue proche
    fd += [(ribbon([(59.4, 39.8), (60.6, 41.9), (62.0, 44.0)], [0.15, 0.85, 0.15]), SKIN.shadow, 0.6),
           (ribbon([(59.6, 39.6), (60.8, 41.7), (62.2, 43.8)], [0.1, 0.5, 0.1]), SKIN.hi, 0.95)]
    # l'œil proche, bleu de mer (le dessin d'origine, recentré sur sa place et à sa largeur)
    E_ = lambda x, y: (ex + (x - 64.8) * (ew / 5.2), ey + (y - 38.1))
    # le sourcil épais, froncé (il tombe vers la racine du nez)
    brow_dy = 0.5 * sq
    fd += [(sm([E_(59.6, 35.6), E_(61.4, 34.4), E_(64.4, 34.6), E_(67.2, 35.6 + brow_dy * 0.6), E_(68.8, 37.0 + brow_dy),
                E_(66.8, 36.8 + brow_dy), E_(64.2, 36.0), E_(61.6, 36.2)], sharp=(0, 4), t=0.85), BLACK.base, 1),
           (ribbon([E_(60.6, 35.2), E_(63.4, 34.8), E_(66.4, 35.8)], [0.1, 0.5, 0.1]), BLACK.light, 0.7)]
    eye = sm([E_(62.2, 38.2), E_(63.6, 37.2 + 0.5 * sq), E_(65.8, 37.0 + 0.6 * sq), E_(67.4, 37.8 + 0.3 * sq),
              E_(65.8, 38.9 - 0.15 * sq), E_(63.6, 39.0 - 0.1 * sq)], sharp=(0, 3), t=0.9)
    p0, p1, p2, p3, p4, p5 = (almond_pt(eye, i) for i in range(6))
    ec = E_(64.8, 38.15)
    if blink:
        fd += [(eye.scale(1.06, 1.2, *ec), SKIN.base, 1),
               (ribbon([p0, lerp(p5, p4, 0.5), p3], [0.3, 0.8, 0.25]).move(0, -0.2), BLACK.deep, 0.95)]
    else:
        ix, iy = E_(65.5, 38.1)
        fd += [(eye.scale(1.1, 1.3, *ec), SKIN.deep, 0.5), (eye, '#f4eee8', 1)]
        iris = inter(ellipse(ix, iy, 1.05, 1.15), eye)
        pup = inter(ellipse(ix + 0.1, iy + 0.05, 0.48, 0.58), eye)
        if iris:
            fd += [(iris, ('rad', ix + 0.3, iy + 0.5, 1.4, 1.4, [(0, '#9ee6ff'), (0.45, '#3e9ce0'), (1, '#1a4a9a')]), 1)]
        if pup:
            fd += [(pup, '#0e0c1c', 1)]
        fd += [(sm([p0, p1, p2, p3, lerp(p3, (ix, iy), 0.3), lerp(p2, (ix, iy + 0.5), 0.4), lerp(p1, (ix, iy + 0.5), 0.4)], t=0.8), SKIN.deep, 0.35),
               (ellipse(ix + 0.4, iy - 0.35, 0.34, 0.3), '#ffffff', 1),
               (ribbon([add(p0, (-0.4, 0.1)), p1, p2, add(p3, (0.3, 0.0))], [0.3, 0.7, 0.7, 0.25]), BLACK.deep, 0.95),
               (ribbon([p0, p5, p4, p3], [0.1, 0.3, 0.25, 0.1]), SKIN.deep, 0.6)]
    # les pattes d'oie et le pli sous l'œil (visage d'homme mûr)
    fd += [(ribbon([E_(61.0, 38.6), E_(62.0, 39.8), E_(63.6, 40.4)], [0.1, 0.4, 0.1]), SKIN.deep, 0.4),
           (ribbon([E_(61.0, 37.6), E_(60.0, 37.8)], [0.3, 0.1]), SKIN.deep, 0.35)]
    # l'ombre douce du petit nez sur la joue lointaine (la lumière vient d'en haut à droite : l'ombre va en bas à gauche,
    # sous le bout du nez) et les plis du sourire en coin, de l'aile du nez vers la moustache
    fd += [(sm([(nx - 2.2, ny + 0.2), (nx - 0.4, ny + 1.2), (nx + 1.8, ny + 1.0), (nx + 0.6, ny + 1.8), (nx - 1.8, ny + 1.4)], t=0.9), SKIN.deep, 0.3),
           (ribbon([(nx - 2.6, ny - 0.4), (nx - 3.4, ny + 1.0), (nx - 3.6, ny + 2.4)], [0.1, 0.6, 0.2]), SKIN.deep, 0.4)]
    # la bouche : fermée, un sourire en coin crâneur (ou grande ouverte : « Feu ! », il rit)
    if cri > 0.05:
        mo = sm([(mx - 2.9, my - 0.2), (mx, my - 0.8), (mx + 2.6, my - 0.4), (mx + 2.2, my + 1.4 + 2.4 * cri), (mx, my + 2.8 + 2.6 * cri),
                 (mx - 2.4, my + 1.6 + 1.6 * cri)], t=0.9)
        fd += [(mo.scale(1.08, 1.12, mx, my + 0.8), LIPS[1], 0.95), (mo, '#3a0c1c', 1),
               (sm([(mx - 1.8, my + 1.6 + 2.2 * cri), (mx, my + 1.0 + 2.4 * cri), (mx + 1.8, my + 1.2 + 2.2 * cri),
                    (mx + 1.4, my + 2.4 + 2.4 * cri), (mx - 1.0, my + 2.4 + 2.2 * cri)]), '#b84a5a', 0.9 * min(1, cri * 2)),
               (sm([(mx - 2.4, my), (mx, my - 0.5), (mx + 2.2, my - 0.2), (mx + 1.9, my + 0.8), (mx, my + 0.6), (mx - 2.1, my + 0.9)], t=0.85), '#fbf6ee', 1)]
    else:
        # la fente des lèvres (le coin proche remonte : le sourire en coin), la lèvre du bas, l'ombre dessous
        fd += [(ribbon([(mx - 2.7, my - 0.7), (mx - 1.4, my + 0.1), (mx + 0.4, my + 0.2), (mx + 2.2, my - 0.1)], [0.25, 0.6, 0.55, 0.2]), LIPS[0], 0.95),
               (ribbon([(mx - 1.6, my + 0.9), (mx + 0.2, my + 1.2), (mx + 1.8, my + 0.8)], [0.1, 0.7, 0.1]), LIPS[1], 0.6),
               (ribbon([(mx - 1.2, my + 1.9), (mx + 0.3, my + 2.2), (mx + 1.6, my + 1.8)], [0.1, 0.5, 0.1]), SKIN.deep, 0.45)]
    # le menton carré éclairé (côté lumière)
    fd += [(sm([(cx_ + 3.6, my + 1.8), (76.6, my + 1.0), (75.6, my + 3.2), (cx_ + 4.4, my + 4.0)]), SKIN.light, 0.4)]
    part('face', face, SKIN, grad=(78, 33, 54, 48, [(0, SKIN.light), (0.5, SKIN.base), (1, SKIN.shadow)]),
         cel=1.1, rim=0.5, cast=1.0, cast_on=[], details=fd)
    # ---- les cheveux noirs sous le chapeau, UNE forme posée sur le crâne : la tempe peignée vers l'arrière, le favori
    #      devant l'oreille, l'arrière du crâne et la nuque ; tout file vers le nœud de la queue de cheval, à l'ARRIÈRE
    #      de la tête (ils couvrent le bord de la face : pas de couture crâne / cheveux) ----
    hair = sm([(46.6, 32.6), (60.4, 32.9), (60.0, 35.2), (59.2, 37.4), (58.6, 40.2), (58.2, 42.6), (57.2, 41.2), (56.6, 38.6),
               (55.2, 36.9), (53.8, 38.2), (53.4, 43.0), (53.6, 45.4), (51.4, 45.8), (48.6, 44.4), (46.6, 41.8), (45.8, 37.4)],
              sharp=(5,), t=0.9)
    hd = [(ribbon([(53.6, 44.2), (51.0, 43.6), (48.8, 42.4), (47.4, 41.2)], [0.2, 1.0, 0.8, 0.1]), BLACK.light, 0.6),
          (ribbon([(48.4, 34.0), (47.4, 36.8), (47.2, 39.6)], [0.2, 0.9, 0.1]), BLACK.light, 0.6),
          (ribbon([(50.6, 34.4), (49.8, 37.0), (48.8, 39.8)], [0.1, 0.45, 0.1]), BLACK.hi, 0.5),
          (ribbon([(59.0, 33.8), (56.0, 34.4), (52.6, 35.6), (49.6, 38.0)], [0.1, 0.6, 0.5, 0.1]), BLACK.light, 0.6),
          (ribbon([(59.2, 35.2), (58.4, 37.8), (58.1, 40.6)], [0.1, 0.4, 0.1]), BLACK.light, 0.5)]
    part('hair', hair, BLACK, grad=(58, 33, 47, 46, [(0, BLACK.light), (0.45, BLACK.base), (1, BLACK.shadow)]),
         cel=0.9, rim=0.4, cast=0.8, cast_on=['face'], details=hd)
    # ---- l'oreille (devant les cheveux, sa racine fondue dans la peau) et son anneau d'or ----
    ear = sm([(56.8, 37.6), (55.0, 36.8), (53.4, 37.8), (52.9, 40.2), (53.6, 42.8), (55.0, 44.8), (56.6, 45.0), (57.4, 42.6)], t=0.95)
    part('ear', ear, SKIN, grad=(57, 37, 53, 45, [(0, SKIN.base), (1, SKIN.shadow)]), cel=0.6, rim=0.4, cast=0.7, cast_on=['hair', 'face'],
         details=[(sm([(55.9, 38.6), (54.6, 38.6), (54.2, 40.6), (54.9, 43.0), (55.8, 42.0)], t=0.9), SKIN.shadow, 0.75),
                  (ribbon([(54.4, 37.6), (53.6, 40.0), (54.2, 43.0)], [0.1, 0.45, 0.1]), SKIN.hi, 0.5)])
    ring = Shape(ellipse(55.6, 46.6, 1.45, 1.6).subs + ellipse(55.6, 46.75, 0.85, 0.95).subs, evenodd=True)
    part('earring', ring, GOLD, cel=0.3, rim=0.35, cast=0.5, cast_on=['face', 'hair', 'ear', 'neck', 'collar'],
         details=[(ellipse(56.4, 45.6, 0.35, 0.25, -30), GOLD.glint, 0.95)])
    # ---- le ruban rouge qui noue la queue de cheval, à l'ARRIÈRE du crâne (les boucles dépassent vers l'arrière) ----
    kx, ky = TIE
    for name, sh in (('rib1', sm([(kx - 0.2, ky - 0.6), (kx - 1.8, ky - 2.6), (kx - 3.6, ky - 3.0), (kx - 3.8, ky - 1.6), (kx - 2.0, ky - 0.2)], t=0.9)),
                     ('rib2', sm([(kx - 0.4, ky + 0.4), (kx - 2.2, ky + 0.8), (kx - 3.6, ky + 2.4), (kx - 2.6, ky + 3.2), (kx - 0.8, ky + 1.6)], t=0.9))):
        part(name, sh, RED, cel=0.5, rim=0.4, cast=0.6, cast_on=['hair', 'rib1', 'pony'],
             details=[(ellipse(kx - 2.4, ky - 2.0 if name == 'rib1' else ky + 1.6, 0.9, 0.45, -20), RED.hi if name == 'rib1' else RED.shadow, 0.6)])
    part('ribk', ellipse(kx, ky, 1.2, 1.3), RED, cel=0.4, rim=0.4, cast=0.6, cast_on=['hair', 'rib1', 'rib2', 'pony'],
         details=[(ellipse(kx + 0.3, ky - 0.4, 0.5, 0.4), RED.hi, 0.7)])
    # ---- le bandeau de cuir noir sur l'œil du fond (même ligne que l'œil proche), sa lanière en biais sur le front ----
    strap = taper([(px_ - 2.4, py_ - 1.6), (69.0, 35.0), (66.6, 34.1), (64.8, 33.4)], 1.1, 1.0)
    part('strap', strap, BLACK, cel=0.2, rim=0.3, cast=0.6, cast_on=['face'])
    patch = sm([(px_ - 3.2, py_ - 1.0), (px_ - 0.8, py_ - 2.7), (px_ + 2.4, py_ - 2.5), (77.9, py_ - 0.6), (77.5, py_ + 1.6),
                (px_ + 1.4, py_ + 2.6), (px_ - 1.6, py_ + 2.4), (px_ - 3.3, py_ + 1.0)], t=0.92)
    part('patch', patch, BLACK, grad=(78, py_ - 2.6, px_ - 3, py_ + 2.6, [(0, BLACK.light), (0.5, BLACK.base), (1, BLACK.shadow)]), cel=0.6,
         rim=0.5, cast=0.9, cast_on=['face', 'strap'],
         details=[(ribbon([(px_ - 2.2, py_ - 1.6), (px_ + 0.4, py_ - 2.1), (px_ + 2.8, py_ - 1.5)], [0.1, 0.5, 0.1]), BLACK.hi, 0.55)])
    # ---- le petit nez, ENTRE l'œil et le bandeau : l'arête claire depuis la racine, un bout rond qui dépasse à peine ----
    nose = sm([(nx - 0.9, ey + 0.2), (nx + 0.3, ey + 0.4), (nx + 1.2, ny - 1.8), (nx + 2.0, ny - 0.6), (nx + 1.7, ny + 0.6),
               (nx + 0.4, ny + 1.0), (nx - 1.2, ny + 0.9), (nx - 2.0, ny + 0.1), (nx - 1.6, ny - 1.0), (nx - 1.1, ny - 2.4)], t=0.92)
    nd = [(sm([(nx - 1.1, ey + 0.6), (nx - 0.4, ny - 2.2), (nx - 0.6, ny - 0.6), (nx - 1.9, ny + 0.2), (nx - 1.6, ny - 1.0), (nx - 1.1, ny - 2.4)]), SKIN.shadow, 0.35),
          (ribbon([(nx - 0.2, ey + 0.8), (nx + 0.6, ny - 2.2), (nx + 1.3, ny - 0.8)], [0.15, 0.5, 0.4]), SKIN.hi, 0.75),
          (ellipse(nx + 1.0, ny - 0.5, 0.55, 0.4, 30), '#ffffff', 0.4),
          (ellipse(nx - 0.6, ny + 0.45, 0.6, 0.3, 12), SKIN.deep, 0.85)]
    part('nose', nose, SKIN, grad=(nx + 2, ey, nx - 2, ny + 1, [(0, SKIN.light), (0.55, SKIN.base), (1, SKIN.base)]), cel=0, rim=0.35,
         cast=0.6, cast_on=['face', 'must'], details=nd)
    # ---- la grosse moustache noire en guidon (pointes relevées), centrée sous le nez, la barbiche sous la bouche ----
    # (une seule forme, d'une pointe à l'autre : épaisse sous le nez, un léger creux au milieu ; la moitié du fond
    # un peu plus courte, vue de trois quarts)
    cm = crpath([(60.0, 41.6), (60.8, 44.0), (63.8, 45.6), (67.0, 45.7), (nx, ny + 2.0), (72.6, 45.5), (75.4, 45.3), (77.8, 44.0),
                 (78.4, 42.0)], 40)
    n = len(cm) - 1
    ws = []
    for i in range(n + 1):
        t = i / n
        w = 0.35 + 2.9 * math.sin(math.pi * t) ** 0.55
        w -= 0.7 * math.exp(-((t - 0.5) / 0.05) ** 2)
        ws.append(max(0.3, w))
    must = ribbon(cm, ws)
    md = [(ribbon(cm[3:18], [0.1] + [0.7] * 13 + [0.1]).move(0.4, -0.9), BLACK.light, 0.6),
          (ribbon(cm[22:35], [0.1] + [0.6] * 11 + [0.1]).move(0.3, -0.8), BLACK.light, 0.55),
          (ribbon(cm[7:16], [0.1] + [0.35] * 7 + [0.1]).move(0.5, -1.1), BLACK.hi, 0.5),
          (ribbon([cm[19], cm[20], cm[21]], [0.2, 0.6, 0.2]).move(0, 0.4), BLACK.deep, 0.6)]
    part('must', must, BLACK, grad=(76, 43, 62, 47, [(0, BLACK.light), (0.5, BLACK.base), (1, BLACK.shadow)]),
         cel=0.6, rim=0.45, cast=0.9, cast_on=['face'], details=md)
    gx = mx - 0.4
    goat = sm([(gx - 2.2, my + 2.6 + 1.2 * cri), (gx + 0.2, my + 2.2 + 1.4 * cri), (gx + 2.2, my + 2.8 + 1.2 * cri), (gx + 2.0, my + 4.4 + 1.0 * cri),
               (gx + 1.1, my + 6.0 + 1.0 * cri), (gx + 0.2, my + 7.6 + 1.0 * cri), (gx - 0.6, my + 5.9 + 1.0 * cri), (gx - 1.9, my + 4.2 + 1.0 * cri)],
              sharp=(5,), t=0.9)
    part('goatee', goat, BLACK, cel=0.4, rim=0.3, cast=0.8, cast_on=['face', 'neck', 'collar', 'jab1'],
         details=[(ribbon([(gx + 0.6, my + 3.2 + 1.2 * cri), (gx + 1.2, my + 4.8 + 1.0 * cri)], [0.3, 0.1]), BLACK.light, 0.7)])
    return names


def face_mesures():
    """Les places RÉELLES des traits (pour visage.verifier), dans le repère de head() : le centre et la largeur de l'œil
    proche dessiné ; l'œil du fond = le centre du bandeau qui le couvre (même ligne), à la largeur de placer() ; le nez
    = sa base (le bout rond, sur la médiane) ; la bouche = le milieu de la fente des lèvres."""
    ex, ey, ew = FACE['oeil_proche']
    fx_, fy_, fw_ = FACE['oeil_fond']
    nx, ny = FACE['nez']
    mx, my, mw = FACE['bouche']
    return {'oeil_proche': (ex, ey, ew), 'oeil_fond': (fx_, fy_, fw_), 'nez': (nx, ny), 'bouche': (mx, my + 0.7, mw)}


# ---------------------------------------------------------------- la plume rouge (de la cocarde vers l'arrière)
def plume(fig, P):
    c = crpath([(49.4, 21.6), (47.2, 15.6), (42.8, 10.8), (36.8, 9.0), (31.6, 10.4), (28.4, 13.8)], 22)
    sh = taper(c, 2.4, 0.6, wmid=10.4)
    det = [(under(sh, 0.7, -1.8), RED.shadow, 0.75),
           (ribbon(c[1:-2], [0.1] + [0.55] * (len(c) - 5) + [0.1]).move(0.2, -0.2), RED.hi, 0.6),
           # deux encoches douces dans les barbes (pas de rayures) et le bout plus sombre
           (sm([(40.6, 7.0), (39.0, 9.6), (41.4, 9.0)], t=0.8), RED.shadow, 0.8),
           (sm([(33.4, 13.4), (34.6, 11.4), (35.8, 13.0)], t=0.8), RED.deep, 0.55),
           (sm([(30.6, 10.0), (27.4, 13.0), (28.2, 15.4), (31.2, 13.8)]), RED.shadow, 0.6)]
    fig.part('plume', sh, RED, grad=(46, 10, 30, 16, [(0, RED.hi), (0.35, RED.light), (0.75, RED.base), (1, RED.shadow)]),
             cel=0, rim=0.6, cast=1.0, details=det)
    return ['plume']


# ---------------------------------------------------------------- le tricorne
def hat(fig, P):
    names = []

    def part(name, *a, **k):
        names.append(name)
        return fig.part(name, *a, **k)
    # le dedans du bord, derrière (le coin arrière relevé)
    back = sm([(35.6, 16.2), (41.4, 16.0), (48.6, 18.6), (54.0, 21.8), (52.6, 28.0), (48.0, 31.6), (43.0, 27.4), (38.2, 21.2)],
              sharp=(0,), t=0.9)
    part('hatback', back, BLACK, grad=(52, 18, 38, 28, [(0, BLACK.base), (1, BLACK.deep)]), cel=0.6, rim=0.6, cast=0.6,
         details=[(ribbon([(36.4, 16.6), (42.0, 16.8), (48.4, 19.4)], [0.2, 0.7, 0.3]), BLACK.light, 0.7)])
    # la calotte ronde
    crown = sm([(51.4, 30.0), (52.0, 22.6), (56.2, 17.4), (63.0, 15.4), (69.6, 16.2), (74.6, 19.8), (77.4, 25.6), (77.6, 30.6)], t=0.92)
    part('crown', crown, BLACK, grad=(76, 16, 54, 28, [(0, BLACK.light), (0.5, BLACK.base), (1, BLACK.shadow)]), cel=1.0, rim=0.7,
         cast=0.9, details=[(ribbon([(62.0, 16.8), (69.0, 17.4), (73.6, 20.8), (76.0, 25.6)], [0.2, 1.2, 1.0, 0.2]), BLACK.light, 0.7),
                            (ribbon([(66.0, 17.0), (71.4, 18.6), (74.4, 22.0)], [0.1, 0.5, 0.1]), BLACK.hi, 0.6)])
    # le bord relevé (la face qui nous regarde), qui monte en pointe au-dessus du nez ; le galon d'or sur son bord
    TOP = [(35.6, 16.4), (40.6, 19.2), (46.6, 22.2), (54.0, 25.2), (62.0, 27.4), (70.0, 28.8), (77.0, 29.4), (82.2, 28.8),
           (85.8, 25.2), (88.8, 21.8), (90.6, 22.4)]
    BOT = [(89.6, 25.6), (87.0, 30.2), (84.4, 33.6), (76.0, 34.2), (64.0, 34.0), (54.0, 33.8), (47.8, 33.6), (45.6, 32.0),
           (42.0, 27.0), (38.4, 21.6)]
    brim = sm(TOP + BOT, sharp=(0, 9, 10), t=0.9)
    gal = crpath([(36.0, 16.9), (40.8, 19.7), (46.6, 22.7), (54.0, 25.7), (62.0, 27.9), (70.0, 29.3), (77.0, 29.9),
                  (82.4, 29.3), (86.2, 25.6), (89.4, 22.0)], 40)
    bd = [(sm([(44, 30), (60, 31), (76, 31.4), (84, 31), (84, 35), (44, 35)]), BLACK.shadow, 0.6),
          (taper(gal, 2.0, 2.0), GOLD.base, 1),
          (taper([(x + 0.15, y - 0.35) for x, y in gal], 0.7, 0.7), GOLD.hi, 0.85),
          (taper([(x - 0.1, y + 0.75) for x, y in gal], 0.45, 0.45), GOLD.shadow, 0.8),
          (ribbon([(87.6, 25.2), (89.4, 23.0), (90.2, 22.6)], [0.3, 0.9, 0.3]), GOLD.base, 1),
          (ribbon([(55.4, 30.6), (66.0, 31.6), (76.6, 31.6)], [0.2, 0.7, 0.2]), BLACK.light, 0.45)]
    part('brim', brim, BLACK, grad=(86, 22, 46, 34, [(0, BLACK.light), (0.45, BLACK.base), (1, BLACK.shadow)]), cel=1.0, rim=0.6,
         cast=1.1, cast_on=['crown', 'hatback', 'face', 'hair', 'patch', 'strap', 'ear', 'plume'], details=bd)
    # la cocarde d'or (la plume y prend racine)
    coc = ellipse(49.4, 21.4, 2.4, 2.3)
    part('cocarde', coc, GOLD, grad=(51.6, 19.2, 47.2, 23.6, [(0, GOLD.hi), (0.4, GOLD.light), (1, GOLD.shadow)]), cel=0.5, rim=0.4,
         cast=0.8, cast_on=['brim', 'hatback', 'crown', 'plume'],
         details=[(ellipse(49.4, 21.4, 1.3, 1.25), GOLD.shadow, 0.8), (ellipse(49.55, 21.25, 0.95, 0.9), GOLD.light, 1),
                  (ellipse(49.9, 20.9, 0.35, 0.3), GOLD.glint, 1)])
    return names


# ---------------------------------------------------------------- le bras proche, le sabre
def near_arm(fig, P, S, E, W):
    ua = ang_of(sub(E, S))
    fa = ang_of(sub(W, E))
    Lf = math.dist(E, W)
    arm = arm_shape(S, E, W, (10.8, 10.0, 9.4))
    F = lambda x, y: xf_pt(E, fa, (x, y))
    sgn = 1 if math.cos(math.radians(fa)) >= 0 else -1          # le côté éclairé de l'avant-bras
    det = [(ribbon([lerp(S, E, 0.15), lerp(S, E, 0.7), lerp(E, W, 0.2), lerp(E, W, 0.6)], [0.2, 1.4, 1.2, 0.2]).move(2.4, -0.4), COAT.light, 0.55),
           (ribbon([lerp(S, E, 0.1), E, lerp(E, W, 0.5)], [0.2, 1.6, 0.2]).move(-2.8, 0.4), COAT.deep, 0.4),
           (ribbon([F(-1.2, -3.4 * sgn), F(0.4, 0), F(-1.0, 3.4 * sgn)], [0.1, 0.7, 0.1]), COAT.shadow, 0.5)]
    fig.part('narm', arm, COAT, grad=(S[0] + 6, S[1], W[0] - 5, W[1], [(0, COAT.light), (0.5, COAT.base), (1, COAT.shadow)]),
             cel=1.2, rim=0.6, cast=1.2, details=det)
    # le grand revers de manche d'or, évasé vers la main, son bouton
    cuff = sm([F(Lf - 6.2, -5.2), F(Lf - 1.2, -5.9), F(Lf + 0.6, -6.1), F(Lf + 0.6, 6.1), F(Lf - 1.2, 5.9), F(Lf - 6.2, 5.2),
               F(Lf - 6.8, 0)], sharp=(2, 3), t=0.85)
    cdet = [(sm([F(Lf - 6.2, -5.2 * sgn), F(Lf + 0.6, -6.1 * sgn), F(Lf + 0.6, -2.4 * sgn), F(Lf - 6.4, -1.6 * sgn)]), GOLD.light, 0.75),
            (ribbon([F(Lf - 5.8, -4.6), F(Lf - 6.5, 0), F(Lf - 5.8, 4.6)], [0.2, 0.9, 0.2]), GOLD.shadow, 0.7),
            (ellipse(*F(Lf - 3.2, 1.6 * sgn), 1.1, 1.1), GOLD.shadow, 0.9),
            (ellipse(*F(Lf - 3.25, 1.45 * sgn), 0.82, 0.82), GOLD.light, 1),
            (ellipse(*F(Lf - 3.0, 1.1 * sgn), 0.3, 0.3), GOLD.glint, 0.95)]
    fig.part('ncuff', cuff, GOLD, grad=(*F(Lf, -6 * sgn), *F(Lf - 6, 6 * sgn), [(0, GOLD.light), (0.5, GOLD.base), (1, GOLD.shadow)]),
             cel=0.9, rim=0.6, cast=1.0, cast_on=['narm', 'skirt', 'sash', 'torso'], details=cdet)
    lace = sm([F(Lf + 0.3, -3.8), F(Lf + 2.0, -4.3), F(Lf + 2.6, -2.2), F(Lf + 2.1, 0.0), F(Lf + 2.7, 2.2), F(Lf + 1.9, 4.0),
               F(Lf + 0.3, 3.8)], t=0.9)
    fig.part('nlace', lace, SHIRT, cel=0.6, rim=0.4, cast=0.7, cast_on=['ncuff', 'skirt'],
             details=[(ribbon([F(Lf + 0.9, -3.0), F(Lf + 1.3, 0), F(Lf + 0.9, 3.0)], [0.1, 0.5, 0.1]), SHIRT.shadow, 0.6)])
    # ---- le sabre : le poing (prise) au bout de l'avant-bras ; l'angle de la lame ----
    G = add(W, norm(sub(W, E)), FIST_D)
    ang = P['sang'] + P['bl'] * 3.0
    a = math.radians(ang)
    u = (math.cos(a), math.sin(a))
    v = (-u[1], u[0])
    sg = P['sg']                                                # le dos de la lame vers l'arrière, le fil vers l'avant
    v = (v[0] * sg, v[1] * sg)
    L = P_(G, u, v)
    bg = ['narm', 'ncuff', 'nlace', 'skirt', 'sash', 'torso', 'thighN', 'bootN', 'bootNr']
    # la lame courbe qui s'élargit vers la pointe : le dos sombre, le fil clair du côté de la courbe extérieure
    k = 5.8 / (24.6 ** 2)
    def cl(s):
        return (s, k * max(0.0, s - 5.0) ** 2)
    back_, edge_ = [], []
    for i in range(13):
        s = 5.0 + 24.0 * i / 12
        c0 = cl(s)
        c1 = cl(s + 0.3)
        tg = norm(sub(c1, c0))
        nrm = (-tg[1], tg[0])
        w = 1.25 + 0.75 * (i / 12) ** 1.4
        back_.append(add(c0, nrm, w))
        edge_.append(add(c0, nrm, -w))
    tip = cl(30.4)
    tip = (tip[0] + 0.6, tip[1] + 0.3)
    blade_pts = [L(*p) for p in back_] + [L(*tip)] + [L(*p) for p in edge_[::-1]]
    blade = sm(blade_pts, sharp=(12, 13, 14), t=0.6)
    fil = sm([L(*p) for p in edge_] + [L(*tip)] + [L(*add(cl(5.0 + 24.0 * i / 12), (0, 0))) for i in range(12, -1, -1)], sharp=(13, 14), t=0.6)
    fil_in = [L(*lerp(cl(5.0 + 24.0 * i / 12), edge_[i], 0.55)) for i in range(13)]
    det = [(fil, ('lin', *L(5, 0), *L(30, 0), [(0, STEEL.light), (1, STEEL.hi)]), 1),
           (ribbon(fil_in, [0.1] + [0.4] * 11 + [0.1]), '#ffffff', 0.8),
           (ribbon([L(*lerp(cl(6 + 2 * i), back_[min(12, i)], 0.5)) for i in range(11)], [0.1] + [0.45] * 9 + [0.1]), STEEL.deep, 0.6)]
    if P['glint'] > 0:
        gpos = 8 + 20 * P['glint']
        gc = L(*cl(gpos))
        det += [(ellipse(gc[0], gc[1], 2.4, 0.9, ang), '#ffffff', 0.85 * math.sin(math.pi * P['glint']))]
    fig.part('blade', blade, STEEL, grad=(*L(14, -2), *L(14, 2), [(0, STEEL.base), (1, STEEL.shadow)]), cel=0.5, rim=0.3, cast=0.6,
             cast_on=bg, details=det)
    # la coquille d'or (garde) entre le poing et la lame
    shell = sm([L(3.0, -4.2), L(4.6, -3.2), L(5.6, 0.0), L(4.6, 4.4), L(3.0, 5.0), L(2.4, 0.4)], t=0.9)
    fig.part('nguard', shell, GOLD, grad=(*L(5, -4), *L(2, 5), [(0, GOLD.hi), (0.4, GOLD.light), (1, GOLD.shadow)]), cel=0.5, rim=0.45,
             cast=0.8, cast_on=bg + ['blade'],
             details=[(ribbon([L(3.4, -3.4), L(4.6, 0.4), L(3.8, 4.0)], [0.1, 0.6, 0.1]), GOLD.shadow, 0.6)])
    # le poing fermé sur la poignée : le dos de la main, quatre phalanges repliées devant (côté ennemi)
    fist = sm([L(-4.6, -3.0), L(-2.8, -4.4), L(0.2, -4.6), L(2.6, -3.8), L(3.0, -0.4), L(2.6, 3.0), L(0.0, 4.0), L(-3.4, 3.6),
               L(-5.0, 1.0)], t=0.92)
    fdet = [(sm([L(-4.2, 0.4), L(-1.6, -0.4), L(2.0, 0.6), L(2.2, 3.0), L(-0.4, 3.8), L(-3.6, 3.2)]), SKIN.shadow, 0.45)]
    for u0, u1 in ((-4.2, -2.3), (-2.3, -0.4), (-0.4, 1.3), (1.3, 2.9)):
        fdet += [(ribbon([L(u1, -4.2), L(u1 + 0.05, -2.6), L(u1 - 0.05, -1.4)], [0.1, 0.45, 0.1]), SKIN.deep, 0.5),
                 (ellipse(*L((u0 + u1) / 2, -3.2), abs(u1 - u0) * 0.32, 0.45, ang), SKIN.hi, 0.45)]
    fig.part('nfist', fist, SKIN, grad=(*L(0, -4.5), *L(0, 4), [(0, SKIN.light), (0.5, SKIN.base), (1, SKIN.shadow)]),
             cel=0.8, rim=0.5, cast=0.9, cast_on=bg + ['blade', 'nguard'], details=fdet)
    thumb = limb([L(-3.4, 2.6), L(-0.6, 3.4), L(1.8, 2.8)], [2.6, 2.3, 2.0])
    fig.part('nthumb', thumb, SKIN, cel=0.5, rim=0.35, cast=0.6, cast_on=['nfist', 'nguard', 'blade'] + bg)
    # la branche de garde d'or, de la coquille au pommeau, devant les phalanges
    bow = taper(crpath([L(3.6, -2.8), L(2.0, -5.4), L(-1.4, -5.9), L(-4.2, -4.9), L(-5.0, -3.4)], 14), 1.25, 0.9)
    fig.part('nbow', bow, GOLD, grad=(*L(0, -6.4), *L(0, -4), [(0, GOLD.light), (1, GOLD.shadow)]), cel=0.25, rim=0.3, cast=0.6,
             cast_on=['nfist', 'nthumb', 'nguard', 'blade'] + bg)
    tipw = L(*tip)
    return dict(tip=tipw, G=G, ang=ang)


def main():
    """barzul.svg (grand) et barzul-petit.svg (contour plus épais, pour les cases), puis les images du jeu :
    public/art/vecto/demons-3.webp (512 px de haut) et demons-3-160.webp (160 px de haut)."""
    from PIL import Image
    rendu = os.path.join(HERE, '..', 'rendu.cjs')
    pub = os.path.join(ROOT, 'public', 'art', 'vecto')
    os.makedirs(pub, exist_ok=True)
    for name, ow, h, out in (('barzul', 0.95, 512, ID_JEU), ('barzul-petit', 1.35, 160, ID_JEU + '-160')):
        svg = build(ow=ow).svg()
        path = os.path.join(HERE, name + '.svg')
        open(path, 'w').write(svg)
        png = os.path.join(HERE, name + '.png')
        subprocess.run(['node', rendu, path, png, str(h)], check=True)
        Image.open(png).save(os.path.join(pub, out + '.webp'), 'WEBP', quality=90, method=6)
        print('écrit %s.svg (%d ko) → art/vecto/%s.webp' % (name, len(svg) // 1024, out))
    x0, y0, w, h = FRAME
    print('mesures pour src/game/vecto.ts : [largeur, hauteur, x et y des pieds] =', [w, h, FEET[0] - x0, FEET[1] - y0])


if __name__ == '__main__':
    main()
